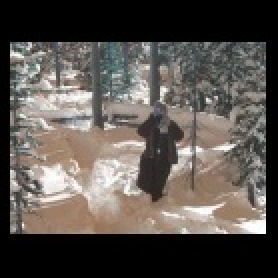
#> input picture flask_services/test_input.jpg, 139 x 139 px (shown 2 times larger)
$ python test_overlay.py
#> lines starting #> are read from the running program, lines starting #| are printed output that depends on the picture
import cv2


img = cv2.imread("test_input.jpg")
#> img is the input picture: shape (139, 139, 3); mean B, G, R 77.9, 82.9, 88.8
input_image = cv2.cvtColor(img, cv2.COLOR_RGB2BGR)

img = cv2.imread("test.png",cv2.IMREAD_UNCHANGED)
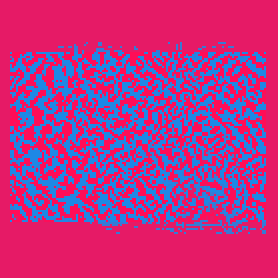
#> input picture flask_services/test.png, 139 x 139 px (shown 2 times larger)
#> img is the input picture: shape (139, 139, 4); mean B, G, R, A 134.7, 54.3, 178.8, 17.1
LRP_image = img#cv2.cvtColor(img, cv2.COLOR_RGB2BGR)

print(input_image.shape)
#| (139, 139, 3)
print(LRP_image.shape)
#| (139, 139, 4)

# explanation_image = input_image[:]
# alpha = 1
# cv2.addWeighted(LRP_image, alpha, explanation_image, 1 - alpha,0, explanation_image)


cv2_image = cv2.cvtColor(input_image, cv2.COLOR_RGB2BGR)
cv2.imshow("input_image",cv2_image)
cv2.waitKey(0)
cv2.destroyAllWindows()

b,g,r,a=cv2.split(LRP_image)
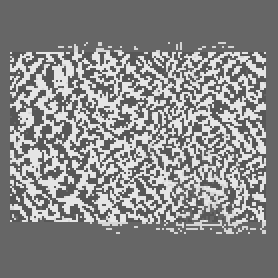
#> b: shape (139, 139) (shown 2 times larger); min 87, max 229, mean 134.7
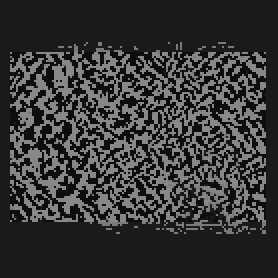
#> g: shape (139, 139) (shown 2 times larger); min 13, max 136, mean 54.3
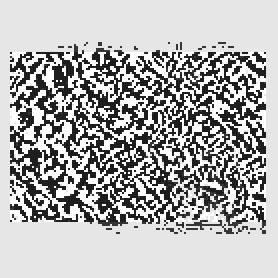
#> r: shape (139, 139) (shown 2 times larger); min 30, max 255, mean 178.8
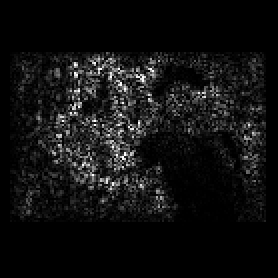
#> a: shape (139, 139) (shown 2 times larger); min 0, max 255, mean 17.1
overlay_color = cv2.merge((b,g,r))
mask=a

img2_fg = cv2.bitwise_and(overlay_color,overlay_color,mask = mask)
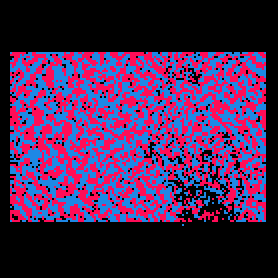
#> img2_fg: shape (139, 139, 3) (shown 2 times larger); mean B, G, R 80.5, 38, 72.6

explanation_image = cv2.add(input_image, img2_fg)
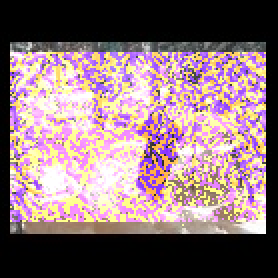
#> explanation_image: shape (139, 139, 3) (shown 2 times larger); mean R, G, B 138, 114.5, 119.1

cv2_image = cv2.cvtColor(explanation_image, cv2.COLOR_RGB2BGR)
cv2.imshow("explanation_image LRP",cv2_image)
cv2.waitKey(0)
cv2.destroyAllWindows()
